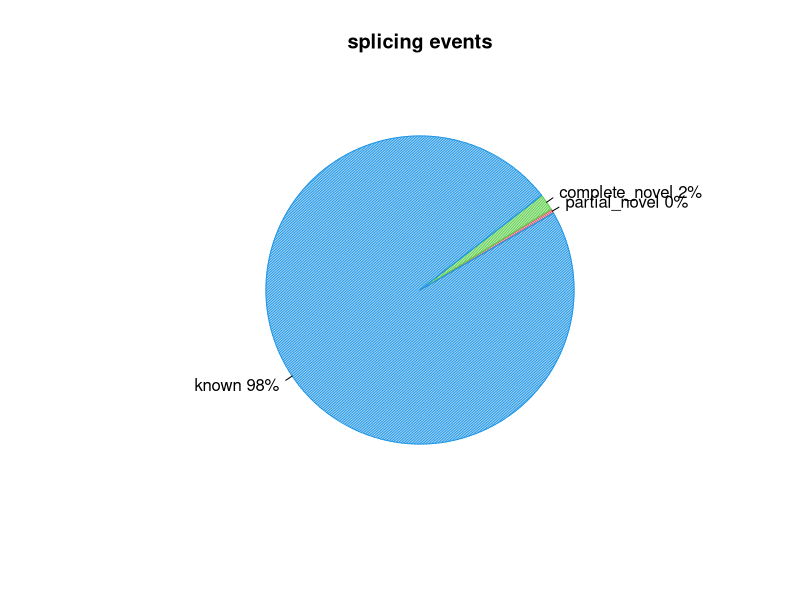
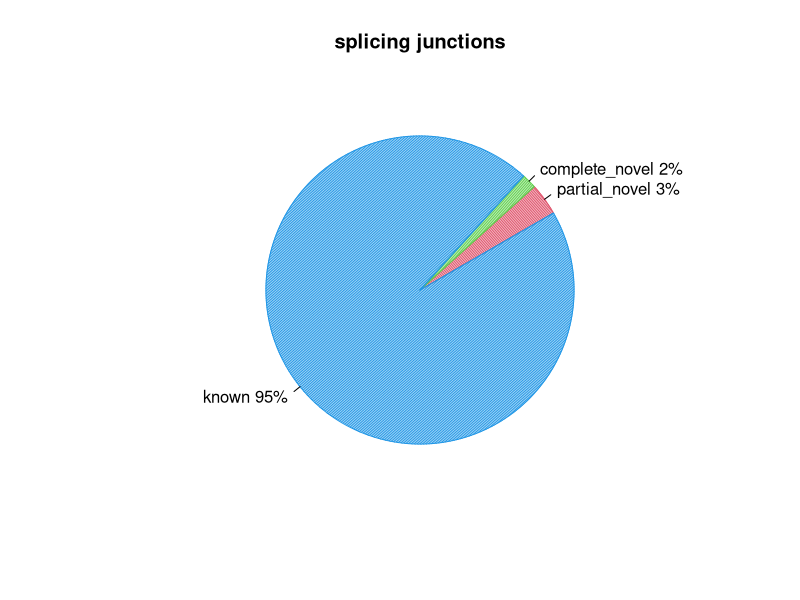

These charts were generated, in order, by the following R code:
pdf("UHRRep3.splice_events.pdf")
events=c(0.4440240666298836,1.7393132077454612,97.76674286014556)
pie(events,col=c(2,3,4),init.angle=30,angle=c(60,120,150),density=c(70,70,70),main="splicing events",labels=c("partial_novel 0%","complete_novel 2%","known 98%"))
dev.off()
pdf("UHRRep3.splice_junction.pdf")
junction=c(3.3704572098475967,1.5533411488862836,95.07620164126612)
pie(junction,col=c(2,3,4),init.angle=30,angle=c(60,120,150),density=c(70,70,70),main="splicing junctions",labels=c("partial_novel 3%","complete_novel 2%","known 95%"))
dev.off()
